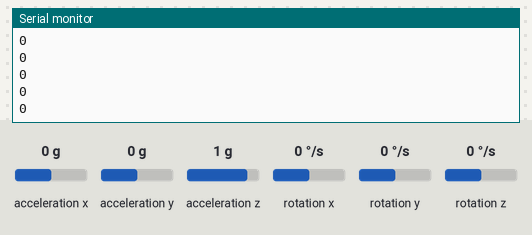
A sketch run on a simulated Arduino Uno, built with avr-gcc and run on an emulated ATmega328P. Shown: the last lines printed to the serial monitor. The inputs (shaded band) are chosen by the test bench; at power-on: acceleration x 0 g, acceleration y 0 g, acceleration z 1 g, rotation x 0 °/s, rotation y 0 °/s, rotation z 0 °/s. No radio packets arrive unless stated.

Above: at 1.2 s.
1.3 s: acceleration x set to -1.4 g
At 1.61 s:
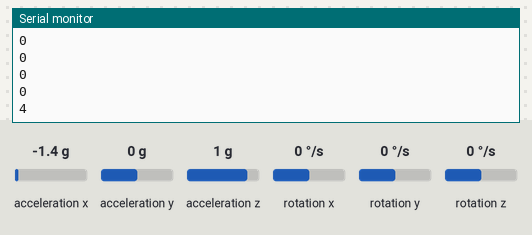
2.8 s: acceleration x set to 0.8 g
At 2.84 s:
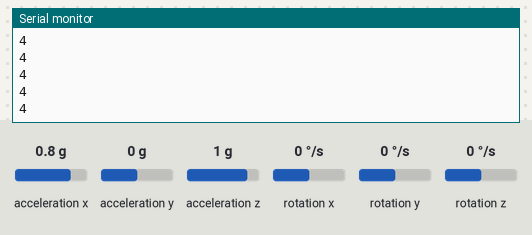
Timing chart, 0 to 5.8 s (numbered marks = the images above; inputs shaded):
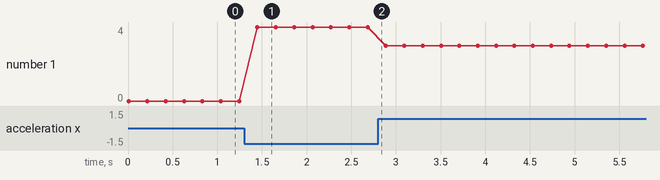

The sketch:

TRANSMITTER.ino
```cpp
#include <MPU6050.h>
#include <nRF24L01.h>

RF24 radio(9, 10); // CE, CSN
const byte address[] = "robot";
MPU6050 mpu;
int16_t ax, ay, az, gx, gy, gz;

void setup() {
    Serial.begin(9600);
    Wire.begin();
    mpu.initialize();
    radio.begin();
    radio.openWritingPipe(address);
    radio.setPALevel(RF24_PA_MIN);
    radio.stopListening();
}

void loop() {
    mpu.getMotion6(&ax, &ay, &az, &gx, &gy, &gz);

    int command = 0; // Default STOP (0)

    if (ay > 10000) command = 1; // FORWARD
    if (ay < -10000) command = 2; // BACKWARD
    if (ax > 10000) command = 3; // RIGHT
    if (ax < -10000) command = 4; // LEFT

    radio.write(&command, sizeof(command));
    Serial.println(command);

    delay(200);
}
```

Measured:
- after the input at 1.3 s, the serial monitor: prints a new line after 0.15 s (image 1)
- plotted number 1: 0 → 4 after the input at 1.3 s, 4 → 3 after the input at 2.8 s
